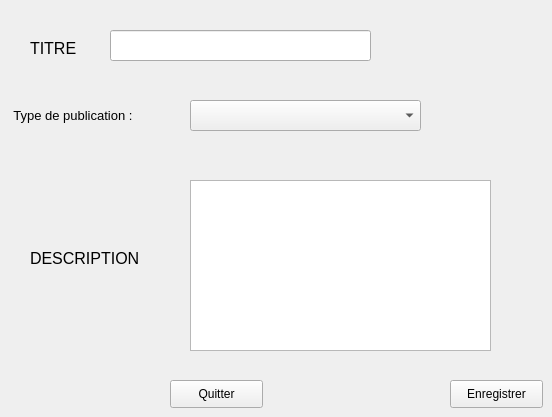
        <widget class="QWidget" name="tab_12">
         <attribute name="title">
          <string>Modifier publication</string>
         </attribute>
         <widget class="QLabel" name="label_35">
          <property name="geometry">
           <rect>
            <x>30</x>
            <y>40</y>
            <width>71</width>
            <height>16</height>
           </rect>
          </property>
          <property name="font">
           <font>
            <pointsize>12</pointsize>
           </font>
          </property>
          <property name="text">
           <string>TITRE</string>
          </property>
         </widget>
         <widget class="QLineEdit" name="lineEdit_14">
          <property name="geometry">
           <rect>
            <x>110</x>
            <y>30</y>
            <width>261</width>
            <height>31</height>
           </rect>
          </property>
         </widget>
         <widget class="QComboBox" name="comboBox_5">
          <property name="geometry">
           <rect>
            <x>190</x>
            <y>100</y>
            <width>231</width>
            <height>31</height>
           </rect>
          </property>
          <item>
           <property name="text">
            <string/>
           </property>
          </item>
          <item>
           <property name="text">
            <string>CV</string>
           </property>
          </item>
          <item>
           <property name="text">
            <string>Stage</string>
           </property>
          </item>
          <item>
           <property name="text">
            <string>Formation</string>
           </property>
          </item>
          <item>
           <property name="text">
            <string>Emplo</string>
           </property>
          </item>
         </widget>
         <widget class="QLabel" name="label_36">
          <property name="geometry">
           <rect>
            <x>10</x>
            <y>100</y>
            <width>171</width>
            <height>31</height>
           </rect>
          </property>
          <property name="font">
           <font>
            <pointsize>10</pointsize>
           </font>
          </property>
          <property name="text">
           <string> Type de publication : </string>
          </property>
         </widget>
         <widget class="QLabel" name="label_37">
          <property name="geometry">
           <rect>
            <x>30</x>
            <y>250</y>
            <width>131</width>
            <height>16</height>
           </rect>
          </property>
          <property name="font">
           <font>
            <pointsize>12</pointsize>
           </font>
          </property>
          <property name="text">
           <string>DESCRIPTION</string>
          </property>
         </widget>
         <widget class="QTextEdit" name="textEdit_8">
          <property name="geometry">
           <rect>
            <x>190</x>
            <y>180</y>
            <width>301</width>
            <height>171</height>
           </rect>
          </property>
         </widget>
         <widget class="QPushButton" name="pushButton_16">
          <property name="geometry">
           <rect>
            <x>450</x>
            <y>380</y>
            <width>93</width>
            <height>28</height>
           </rect>
          </property>
          <property name="text">
           <string>Enregistrer</string>
          </property>
         </widget>
         <widget class="QPushButton" name="pushButton_17">
          <property name="geometry">
           <rect>
            <x>170</x>
            <y>380</y>
            <width>93</width>
            <height>28</height>
           </rect>
          </property>
          <property name="text">
           <string>Quitter</string>
          </property>
         </widget>
        </widget>
